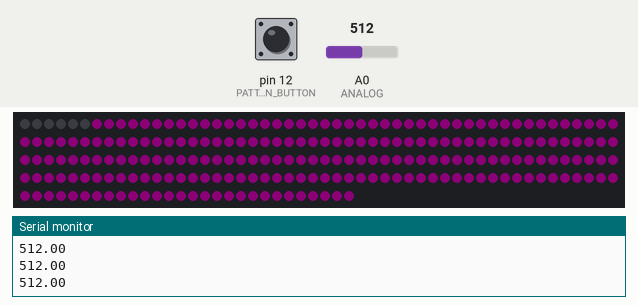
Bench run of a sketch on a simulated Arduino Uno, built with avr-gcc and run on an emulated ATmega328P. On the bench: 228 RGB LEDs in strip order, left to right, continuing on the next row, the last lines printed to the serial monitor. The inputs (shaded band) are chosen by the test bench; at power-on: A0 (ANALOG) = 512, pin 12 (PATTERN_BUTTON) LOW. Dim RGB values are drawn brighter than linear; colours are those a GRB WS2812 strip shows for the declared byte order; random numbers use the default seed unless the sketch sets one.

Above: at 6.2 s.
6.3 s: A0 (ANALOG) set to 531
At 7.7 s:
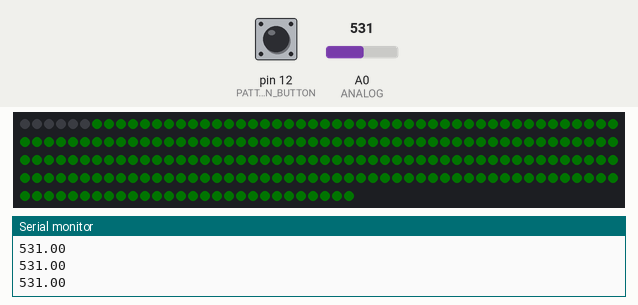
8.5 s: A0 (ANALOG) set to 716
At 10.0 s:
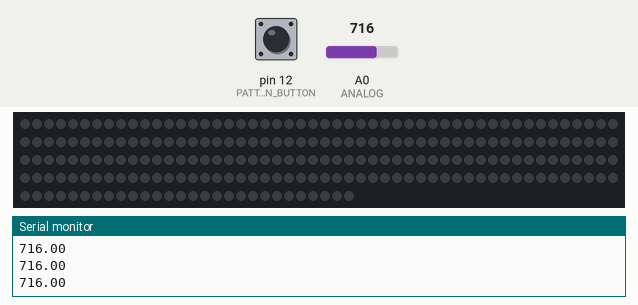
10.3 s: A0 (ANALOG) set to 900
At 12.0 s:
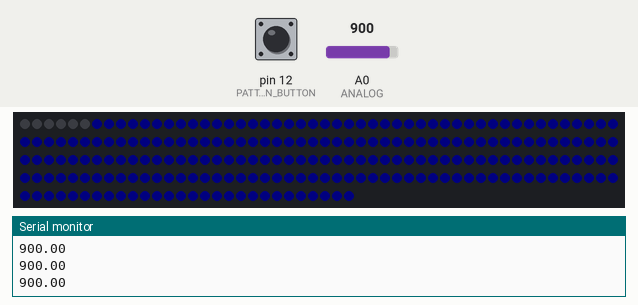
Timing chart, 0 to 13.5 s (numbered marks = the images above; inputs shaded):
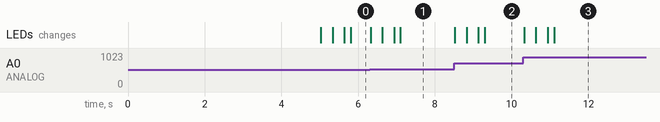

The sketch:

clapper.ino
```cpp
// vim: foldmethod=marker
/**
  This is the code I made for reading input from a (hopefully amplified)
  microphone signal and processing the sound voltage input for detection
  of the beat.
  Upon detection of the music's beat, a color palette and a light pattern will be shown.

  So far, the following color palettes are defined:
  1) Random HSV color pattern
  NOTE: I want to define a color palette based on the frequency of the music.

  So far, the following light patterns are defined:
  1) Each beat detected, a number of LEDs (UPDATE_LEDS), are updated. Each cycle they are shifted over a number (UPDATE_LEDS) pixels.
  2) There is another option where on each beat, LEDs are shifted "outwards" from the center of the strip.
  3) The above two methods can be toggled with by using a push-button. The default is CENTER_OUT, but I am considering changing that order.

*/
#include "FastLED.h"
/*
    Globals defined for the script
*/
// {{{1
#define DELAY 10
#define PATTERN_BUTTON 12
#define UPDATE_LEDS 6
#define NUM_LEDS 228
#define LED_TYPE WS2812B
#define BRIGHTNESS 64
#define ANALOG A0
#define THRESH 35
#define DATAPIN 6
#define FACTOR 10 // constant defines how "quickly" a running average "catches up to a new value"

/**
    Variables defined to keep track of the current state
*/
// {{{1
// array holding CRGB values
CRGB leds[NUM_LEDS];
// variable to read in "volume" voltage values
// This value should (hopefully in the future) amplified
// avgVolume is supposed to be a running average to keep track of
// dips in volume. Also, some songs are quieter than others
// I consider a volume of <= 15 effectively zero. I am thus initially
// setting the max volume to 15
float volume;
float maxVol = 15;
float avgVolume = 0;
float prevVolume = 0;
int patternState = LOW;
int prevPatternState = LOW;
int actualButtonState = LOW;
// the average "difference" that would be large enough to cause a trigger
// I'm thinking about using this to set brightness
float avgBump = 0;
int counter = 0; // used for updating the average (number you divide by)
int bumpCounter = 0;
float percentage;
int brightness = BRIGHTNESS;
// keep track of time the program is active for cool timing affects
// right now I'm incrementing it by DELAY
int time = 0;

// {{{1
enum PATTERN {
    SHIFT,
    CENTER_OUT,
    BACKWARDS
};

PATTERN pattern;
// }}}1

// variable to hold current rgb(hsv) value
CRGB crgb = CRGB(0, 0, 0);

// struct defining a color value {{{1
struct color {
    int r;
    int g;
    int b;
};
/// }}}1

// type alias for clarity
// Also, variable defined to hold current rgb value
typedef struct color Color;
Color c;


/*
    This method takes a pointer to a Color variable
    and procedes to set its values accordingly
*/
// setColor {{{1
void setColor(Color *c, int r, int g, int b) {
    c->r = r;
    c->g = g;
    c->b = b;
}
// }}}1

/*
    This method takes a pointer for a color
    and sets its values to a random rgb value
*/
// randomColor {{{1
void randomColor(Color *c) {
    setColor(c, random8(), 255, random8());
}

// setNextColor {{{1
void setNextColor(Color *c, int palette) {
    switch(palette) {
    case 1 :
        randomColor(c);
        break;
    default       :
        randomColor(c);
        break;
    }
}

/*
    This method takes a color value and
    inserts its details into an equivalent
    CRGB pointer
*/
// crgbFromColor {{{1
void crgbFromColor(CRGB *crgb, Color c) {
    // CRGB PURPLE = CHSV( HUE_PURPLE, 255, 255 );
    *crgb = CHSV(c.r, c.g, c.b);
}

// simpleUpdateAverage {{{1
void simpleUpdateAverage(float *average, float newVal) {
    float old = *average;
    *average = (old + newVal) / 2.0;
}

// updateAverage {{{1
void updateAverage(float *average, float newVal, int count) {
    float old = *average;
    *average = old + (newVal - old)/(min(count, FACTOR));
}

// modifyLightArray {{{1
void modifyLightArray(CRGB *leds, PATTERN pattern) {
    switch(pattern) {
    // {{{2
    case SHIFT:
        // shift the LEDs by UPDATE_LEDS at the beginning of each cycle
        for (int i = NUM_LEDS - 1; i >= UPDATE_LEDS; i--) {
            leds[i] = leds[i - UPDATE_LEDS];
        }
        break;
    // {{{2
    case CENTER_OUT:
        /*
        for i in range(0, n // 2 - 1 - UPDATE_LEDS // 2):
            test[i] = test[i + UPDATE_LEDS // 2]
        for i in range(n - UPDATE_LEDS // 2 - 1, n // 2, -1):
            test[i + UPDATE_LEDS // 2] = test[i]
        */
        int NUM_LEDS_HALF = (int) (NUM_LEDS / 2);
        int UPDATE_LEDS_HALF = (int)(UPDATE_LEDS / 2);
        for (int i = 0; i < (int) (NUM_LEDS_HALF - UPDATE_LEDS_HALF); i++) {
            // center-out left
            leds[i] = leds[i + UPDATE_LEDS_HALF];
        }
        for (int i = NUM_LEDS - UPDATE_LEDS_HALF - 1; i >= NUM_LEDS_HALF; i--) {
            // center-out right
            leds[i + UPDATE_LEDS_HALF] = leds[i];
        }
    }

}

// the setup function runs once when you press reset or power the board {{{1
void setup() {
    Serial.begin(9600);

    /* pattern = CENTER_OUT; */

    // initialize ANALOG pin as pin that reads in microphone signal
    pinMode(ANALOG, INPUT);

    // setup pattern button
    pinMode(PATTERN_BUTTON, INPUT);

    /*
        Using the FastLED library, setup the WS2812B addressable
        LED strip by defining what the LED_TYPE is (WS2812B), the DATAPIN that should talk to
        as well as the number of LEDs on the strip
    */
    FastLED.addLeds<LED_TYPE, DATAPIN>(leds, NUM_LEDS);
    FastLED.setBrightness(brightness);

    // set an initial color value of white
    setColor(&c, 0, 0, 0);

    // load the initial color value into all LEDs
    for (int i = 0; i < NUM_LEDS; i++) {
        leds[i] = CRGB(c.r, c.g, c.b);
    }

    // Light up the strip with new values
    FastLED.show();


    // wait some initial time
    delay(5000);
}
// }}}1


// the loop function runs over and over again forever {{{1
void loop() {

    patternState = digitalRead(PATTERN_BUTTON);

    // handle button state {{{2
    if (patternState == HIGH && prevPatternState == LOW) {
        for (int i = 0; i < NUM_LEDS; i++) {
            leds[i] = CRGB::Black;
        }
        if (actualButtonState == LOW) {
            // toggle on
            actualButtonState = HIGH;

        } else {
            // toggle off
            actualButtonState = LOW;
        }

    }
    prevPatternState = patternState;

    if (actualButtonState == HIGH) {
        pattern = SHIFT;
    } else {
        pattern = CENTER_OUT;
    }
    // }}}2

    modifyLightArray(leds, pattern);

    // read current volume
    volume = analogRead(ANALOG);
    Serial.println(volume);

    // audio processing {{{2
    if (volume < avgVolume / 2.0 || volume < 25) {
        volume = 0.0;
    } else {
        // update the average volume only if there is a meaningful volume
        /* counter += 1; */
        /* updateAverage(&avgVolume, volume, counter); */
        simpleUpdateAverage(&avgVolume, volume);
        /* avgVolume = (avgVolume + volume) / 2.0; */
    }

    // update the maximum recorded volume accordingly
    if (volume > maxVol) maxVol = volume;

    // if there is a significant volume change
    // we only consider when the prevVolume is at most at the avgVolume level
    if (volume > THRESH && volume - prevVolume > avgVolume - prevVolume && avgVolume - prevVolume > 0) {
        // update avgBump
        /* bumpCounter += 1; */
        /* updateAverage(&avgBump, volume - prevVolume, bumpCounter); */
        simpleUpdateAverage(&avgBump, volume - prevVolume);
        // calulate the percentage of the avgBump relative to the avgVolume
        // this percentage is then used to translate into a brightness value
        // between 0-255 (basically percentage * 255)
        percentage = avgBump / avgVolume;
        brightness = (int) (percentage * 255);
        FastLED.setBrightness(brightness);
        // write a random rgb(hsv) color into this Color variable
        setNextColor(&c, 1);
        // taking that color, translate it to CRGB value and store it in crgb
        crgbFromColor(&crgb, c);

        // {{{3
        switch(pattern) {
            // SHIFT case {{{4
            case SHIFT:
                // cycle through UPDATE_LEDS and set their color
                for (int i = 0; i < UPDATE_LEDS; i++) {
                    leds[i] = crgb;
                }
            // }}}4
            // CENTER_OUT case {{{4
            case CENTER_OUT:
                int NUM_LEDS_HALF = (int) (NUM_LEDS / 2);
                int UPDATE_LEDS_HALF = (int)(UPDATE_LEDS / 2);
                for (int i = NUM_LEDS_HALF - UPDATE_LEDS_HALF - 1; i <  NUM_LEDS_HALF; i++) {
                    leds[i] = crgb;
                }
                for (int j = NUM_LEDS_HALF; j < NUM_LEDS_HALF + UPDATE_LEDS_HALF; j++) {
                    leds[j] = crgb;
                } // }}}4
        }
        // }}}3


        // update the changes in the LED strip
        if (actualButtonState == HIGH) {
            FastLED.show();
        }
    }
    else {
        if (actualButtonState == LOW) {
            for (int i = 0; i < UPDATE_LEDS; i++) {
              leds[i] = CRGB::Black;
            }
        }

    }
    // update the changes in the LED strip
    if (actualButtonState == LOW) {
        FastLED.show();
    }


    // wait a bit and update time and prevVolume
    delay(DELAY);
    time += DELAY;
    prevVolume = volume;
}
```

Measured:
- the behaviour switches between 512 and 513 on A0 (ANALOG) (found by bisection; images 0 and 1)
- after the input at 6.3 s, the LEDs: first change at once (image 1 shows a later state)
- after the input at 8.5 s, the LEDs: first change at once (image 2 shows a later state)
- after the input at 10.3 s, the LEDs: first change at once (image 3 shows a later state)
